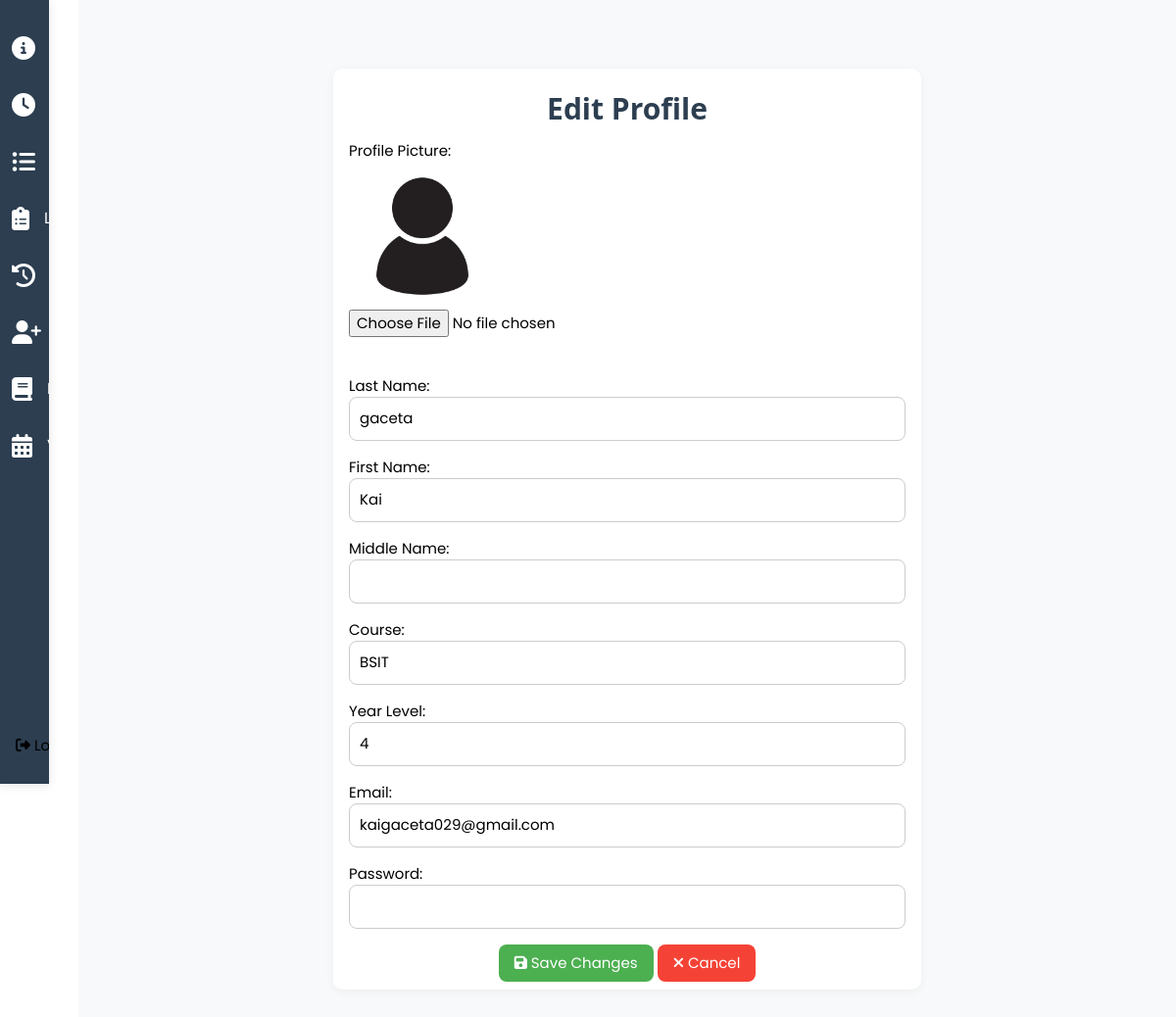
The app's page /edit (signed in) with its own data.
### tables this page shows
CREATE TABLE users (
                id INTEGER PRIMARY KEY AUTOINCREMENT,
                username TEXT UNIQUE NOT NULL,
                password TEXT NOT NULL,
                firstname TEXT NOT NULL,
                lastname TEXT NOT NULL,
                email TEXT UNIQUE NOT NULL,
                role TEXT NOT NULL,
                remaining_sessions INTEGER DEFAULT 0,
                points INTEGER DEFAULT 0,
                course TEXT,
                yearlvl TEXT,
                profile_pic TEXT
            , midname text);

### app.py (the view, shortened to what this page needs)
@app.route('/edit', methods=['GET', 'POST'])
def edit_profile():
    if 'username' not in session:
        return redirect(url_for('login'))
    user = dbhelper.get_user_info(session['username'])
    return render_template('edit.html', user=user)

### dbhelper.py (called while the page is built)
def get_db_connection():
    conn = sqlite3.connect(DATABASE)
    conn.row_factory = sqlite3.Row
    return conn

### templates/edit.html
{%extends 'dashboard.html'%}
{%block content%}
<div class="edit_container w3-card w3-padding" style="margin: 50px auto; max-width: 600px; background-color: white; border-radius: 10px;">
    <h2 class="w3-center">Edit Profile</h2>
    <form action="{{ url_for('edit_profile') }}" method="POST" enctype="multipart/form-data">
        <div class="w3-margin-bottom">
            <label>Profile Picture:</label><br>
            <img src="{{ url_for('static', filename='uploads/' + user.profile_pic) }}" width="150" alt="Current Profile Picture"><br>
            <input type="file" name="profile_pic" accept="image/*"><br><br>
        </div>
        <div class="w3-margin-bottom">
            <label for="lastname" class="w3-text-black">Last Name:</label>
            <input type="text" id="lastname" name="lastname" class="w3-input w3-border" value="{{ user['lastname'] }}" required>
        </div>
        <div class="w3-margin-bottom">
            <label for="firstname" class="w3-text-black">First Name:</label>
            <input type="text" id="firstname" name="firstname" class="w3-input w3-border" value="{{ user['firstname'] }}" required>
        </div>
        <div class="w3-margin-bottom">
            <label for="midname" class="w3-text-black">Middle Name:</label>
            <input type="text" id="midname" name="midname" class="w3-input w3-border" value="{{ user['midname'] }}">
        </div>
        <div class="w3-margin-bottom">
            <label for="course" class="w3-text-black">Course:</label>
            <input type="text" id="course" name="course" class="w3-input w3-border" value="{{ user['course'] }}" required>
        </div>
        <div class="w3-margin-bottom">
            <label for="yearlvl" class="w3-text-black">Year Level:</label>
            <input type="number" id="yearlvl" name="yearlvl" class="w3-input w3-border" value="{{ user['yearlvl'] }}" required>
        </div>
        <div class="w3-margin-bottom">
            <label for="email" class="w3-text-black">Email:</label>
            <input type="email" id="email" name="email" class="w3-input w3-border" value="{{ user['email'] }}" required>
        </div>
        <div class="w3-margin-bottom">
            <label for="password" class="w3-text-black">Password:</label>
            <input type="password" id="password" name="password" class="w3-input w3-border" >
        </div>
        <div class="w3-center">
            <button type="submit" class="w3-button w3-green w3-round-large">
                <i class="fas fa-save"></i> Save Changes
            </button>
            <a href="{{ url_for('information') }}" class="w3-button w3-red w3-round-large">
                <i class="fas fa-times"></i> Cancel
            </a>
        </div>
    </form>
</div>
{%endblock%}

### static/css/w3.css (style rules this page uses)
html { box-sizing:border-box }
*,*:before,*:after { box-sizing:inherit }
html { -ms-text-size-adjust:100%;-webkit-text-size-adjust:100% }
body { margin:0 }
a { background-color:transparent }
img { border-style:none }
button,input,select,textarea,optgroup { font:inherit;margin:0 }
button,input { overflow:visible }
button,select { text-transform:none }
button,[type=button],[type=reset],[type=submit] { -webkit-appearance:button }
html,body { font-family:Verdana,sans-serif;font-size:15px;line-height:1.5 }
html { overflow-x:hidden }
h2 { font-size:30px }
h1,h2,h3,h4,h5,h6 { font-family:"Segoe UI",Arial,sans-serif;font-weight:400;margin:10px 0 }
img { vertical-align:middle }
a { color:inherit }
.w3-btn,.w3-button { border:none;display:inline-block;padding:8px 16px;vertical-align:middle;overflow:hidden;text-decoration:none;color:inherit;background-color:inherit;text-align:center;cursor:pointer;white-space:nowrap }
.w3-btn,.w3-button { -webkit-touch-callout:none;-webkit-user-select:none;-khtml-user-select:none;-moz-user-select:none;-ms-user-select:none;user-select:none }
.w3-input { padding:8px;display:block;border:none;border-bottom:1px solid #ccc;width:100% }
.w3-round-large { border-radius:8px }
.w3-card,.w3-card-2 { box-shadow:0 2px 5px 0 rgba(0,0,0,0.16),0 2px 10px 0 rgba(0,0,0,0.12) }
.w3-center { text-align:center!important }
.w3-border { border:1px solid #ccc!important }
.w3-margin-bottom { margin-bottom:16px!important }
.w3-padding { padding:8px 16px!important }
.w3-green,.w3-hover-green:hover { color:#fff!important;background-color:#4CAF50!important }
.w3-red,.w3-hover-red:hover { color:#fff!important;background-color:#f44336!important }
.w3-text-black,.w3-hover-text-black:hover { color:#000!important }

### static/css/stylesheet.css (style rules this page uses)
:root { --primary-dark: #8a3cfe; --secondary-dark: #f3f1fd; --text-light: #ffffff; --success-color: #28a745; --error-color: #dc3545; }
body { font-family: Poppins, sans-serif; background-color: white; }
.w3-card { background: rgba(255, 255, 255, 0.1); border-radius: 8px; transition: transform 0.2s; }
.w3-button { transition: all 0.3s ease; }

### templates/dashboard.html (style rules this page uses)
* { font-family: 'Poppins', sans-serif; }
.w3-card { border-radius: 12px; box-shadow: 0 2px 10px rgba(0,0,0,0.05); transition: transform 0.3s ease, box-shadow 0.3s ease; }
.w3-button { border-radius: 8px; transition: all 0.3s ease; }
.w3-input, .w3-select { border-radius: 8px; border: 1px solid #e0e0e0; padding: 10px; transition: all 0.3s ease; }
h2, h3 { color: #2c3e50; font-weight: 600; }

### records on screen
users: profile_pic (placeholder picture), lastname "gaceta", firstname "Kai", course "BSIT", yearlvl "4", email "kaigaceta029@gmail.com"
